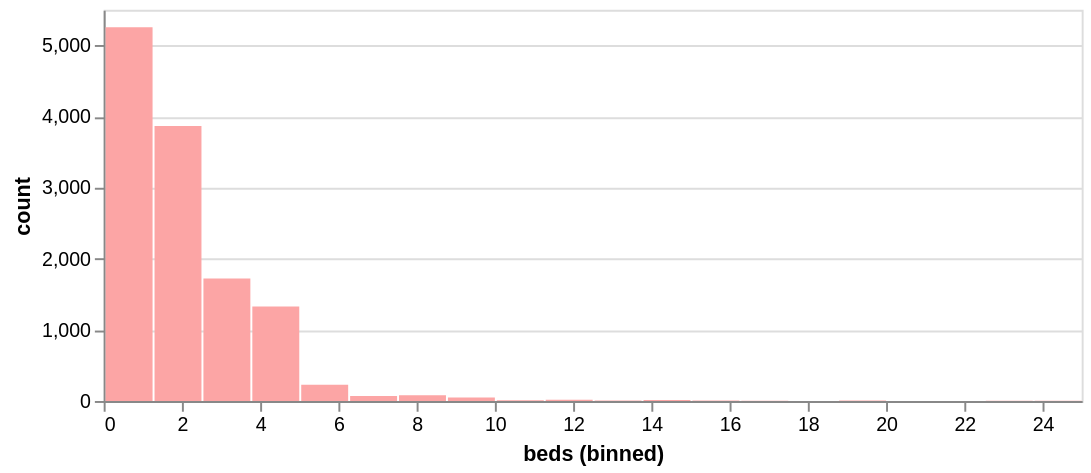

Here is the notebook cell this chart was saved with:
### Markdown cell above
## Autoprofiler Visualizations

### Code cell
# Generated by AutoProfiler

import altair as alt 
binned_series = df_list["beds"].value_counts(bins=20, sort=False)

chart_data_binned = pd.DataFrame({
    "leftbin": binned_series.index.left, 
    "rightbin": binned_series.index.right, 
    "count": binned_series.values
})

# move leftmost bin edge up since pandas does not put edge at the min
chart_data_binned.loc[0, "leftbin"] = df_list["beds"].min()

quant_chart = alt.Chart(chart_data_binned).mark_bar(color="#fca5a5").encode(
    x = alt.X("leftbin", bin="binned", title="beds (binned)"),
    x2 = "rightbin",
    y = alt.Y("count")
).properties(
    width=500,
    height=200
)

quant_chart

### Figure 1 — Vega-Lite specification as saved in the notebook (floating-point values rounded to 4 significant figures)
{"config": {"view": {"continuousWidth": 300, "continuousHeight": 300}}, "data": {"name": "data-81a73ec2b858039dcbf5b85beb93d52b"}, "mark": {"type": "bar", "color": "#fca5a5"}, "encoding": {"x": {"bin": "binned", "field": "leftbin", "title": "beds (binned)", "type": "quantitative"}, "x2": {"field": "rightbin"}, "y": {"field": "count", "type": "quantitative"}}, "height": 200, "width": 500, "$schema": "https://vega.github.io/schema/vega-lite/v5.20.1.json", "datasets": {"data-81a73ec2b858039dcbf5b85beb93d52b": [{"leftbin": 0.0, "rightbin": 1.25, "count": 5253}, {"leftbin": 1.25, "rightbin": 2.5, "count": 3866}, {"leftbin": 2.5, "rightbin": 3.75, "count": 1722}, {"leftbin": 3.75, "rightbin": 5.0, "count": 1327}, {"leftbin": 5.0, "rightbin": 6.25, "count": 229}, {"leftbin": 6.25, "rightbin": 7.5, "count": 70}, {"leftbin": 7.5, "rightbin": 8.75, "count": 81}, {"leftbin": 8.75, "rightbin": 10.0, "count": 50}, {"leftbin": 10.0, "rightbin": 11.25, "count": 11}, {"leftbin": 11.25, "rightbin": 12.5, "count": 17}, {"leftbin": 12.5, "rightbin": 13.75, "count": 5}, {"leftbin": 13.75, "rightbin": 15.0, "count": 14}, {"leftbin": 15.0, "rightbin": 16.25, "count": 8}, {"leftbin": 16.25, "rightbin": 17.5, "count": 2}, {"leftbin": 17.5, "rightbin": 18.75, "count": 1}, {"leftbin": 18.75, "rightbin": 20.0, "count": 7}, {"leftbin": 20.0, "rightbin": 21.25, "count": 0}, {"leftbin": 21.25, "rightbin": 22.5, "count": 1}, {"leftbin": 22.5, "rightbin": 23.75, "count": 2}, {"leftbin": 23.75, "rightbin": 25.0, "count": 2}]}}
